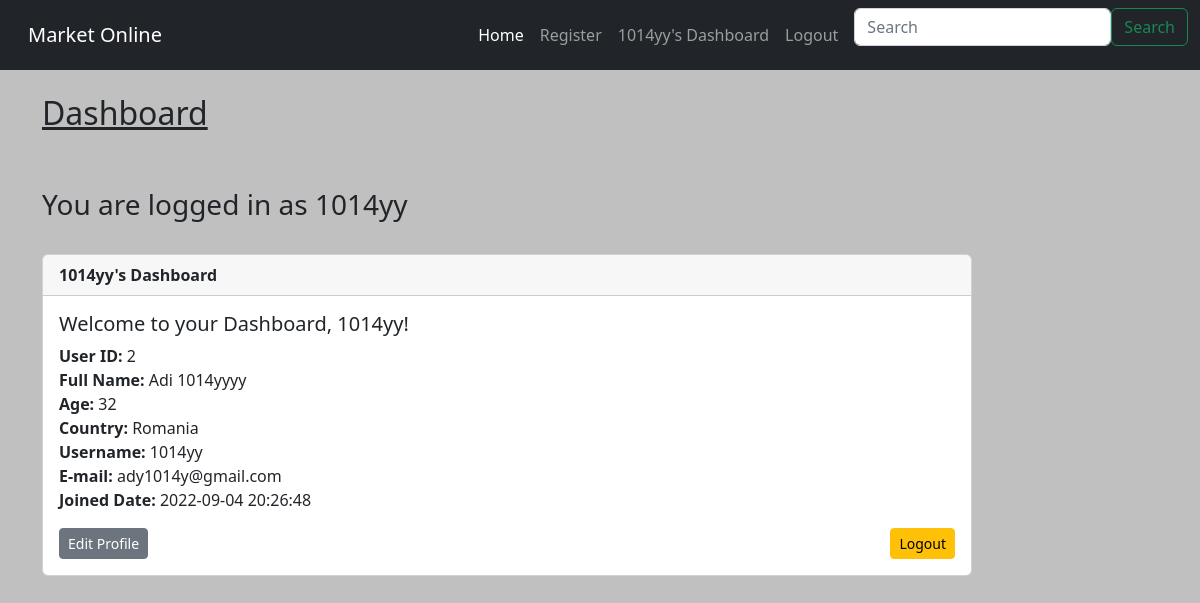
/dashboard (signed in), run on the app's committed database.
### app.py (models this page shows)
class Users(UserMixin, db.Model):
    id = db.Column(db.Integer(), primary_key=True)
    full_name = db.Column(db.String(200))
    age = db.Column(db.Integer())
    location = db.Column(db.String())
    username = db.Column(db.String(15), unique=True)
    password = db.Column(db.String(80))
    email = db.Column(db.String(), unique=True)
    date_added = db.Column(db.String())

### app.py (the view, shortened to what this page needs)
@app.route("/dashboard", methods=["GET", "POST"])
@login_required
def dashboard():
    form = UserEdit()
    id = current_user.id
    to_update = Users.query.get_or_404(id)
    return render_template("dashboard.html",
                           current_user=current_user,
                           to_update=to_update,
                           form=form)

### app.py
class UserEdit(FlaskForm):
    full_name = StringField("Full Name", validators=[InputRequired()])
    age = StringField("Your age", validators=[InputRequired()])
    location = StringField("Country", validators=[InputRequired()])
    username = StringField("Username(Nickname)",
                           validators=[InputRequired(), Length(min=4, max=15)])
    email = StringField("Email", validators=[InputRequired(), Email(message="Invalid E-mail!")])
    edit = SubmitField("Update Profile")
    edit = SubmitField("Delete Profile")

### app.py (called while the page is built)
@login_manager.user_loader
def load_user(user_id):
    return Users.query.get(int(user_id))

### templates/dashboard.html (shortened to what this page needs)
{% extends "base.html" %}
{% block content %}
<div class="col-sm-9 col-sm-9-offset-3 col-md-10 col-md-offset-2 main">
    <h2 class="page-header"><u>Dashboard</u></h2>
    <br/><br/>
    <h3 class="page-header">You are logged in as {{ current_user.username }}</h3>
    <br/>
<div class="card">
  <div class="card-header">
      <strong>{{ current_user.username }}'s Dashboard</strong>
</div>
  <div class="card-body">
    <h5 class="card-title">Welcome to your Dashboard, {{ current_user.username }}!</h5>
    <p class="card-text"><strong>User ID: </strong>{{ current_user.id}}<br/>
                        <strong>Full Name: </strong>{{ current_user.full_name}}<br/>
                        <strong>Age: </strong>{{ current_user.age}}<br/>
                        <strong>Country: </strong>{{ current_user.location}}<br/>
                        <strong>Username: </strong>{{ current_user.username}}<br/>
                        <strong>E-mail: </strong>{{ current_user.email}}<br/>
                        <strong>Joined Date: </strong>{{ current_user.date_added}}<br/></p>
      <button type="button" class="btn btn-original btn-secondary btn-sm" data-bs-toggle="collapse" data-bs-target="#Edit">Edit Profile</button>
    <a href="{{ url_for('logout') }}" class="btn btn-right btn-warning btn-sm">Logout</a>
  </div>
</div>
</div>
<br/><br/>
<br/><br/>
{% endblock %}

### templates/navbar.html (shortened to what this page needs)
<nav class="navbar navbar-expand-lg navbar-dark bg-dark">
  <div class="container-fluid">
    <a class="navbar-brand" href="{{ url_for('index') }}">Market Online</a>
    <div class="collapse navbar-collapse" id="navbarSupportedContent">
      <ul class="navbar-nav me-auto mb-2 mb-lg-0">
        <li class="nav-item">
          <a class="nav-link active" aria-current="page" href="{{ url_for('index') }}">Home</a>
        </li>
        <li class="nav-item">
          <a class="nav-link" href="{{ url_for('signup') }}">Register</a>
        </li>
        {% if current_user.is_authenticated %}
          <li class="nav-item">
            <a class="nav-link" href="{{ url_for('dashboard') }}">{{ current_user.username }}'s Dashboard</a>
          </li>
          <li class="nav-item">
            <a class="nav-link" href="{{ url_for('logout') }}">Logout</a>
          </li>
        {% else %}
          <li class="nav-item">
            <a class="nav-link" href="{{ url_for('login') }}">Login</a>
          </li>
        {% endif %}
      </ul>
      <form class="d-flex" role="search">
        <input class="form-control me-2" type="search" placeholder="Search" aria-label="Search">
        <button class="btn btn-outline-success" type="submit">Search</button>
      </form>
    </div>
  </div>
</nav>

### static/css/style.css (style rules this page uses)
body { background: silver; }
.btn-right { float: right; }

### data on the page
Users: username "1014yy", id "2", full_name "Adi 1014yyyy", age "32", location "Romania", email "ady1014y@gmail.com", date_added "2022-09-04 20:26:48"
